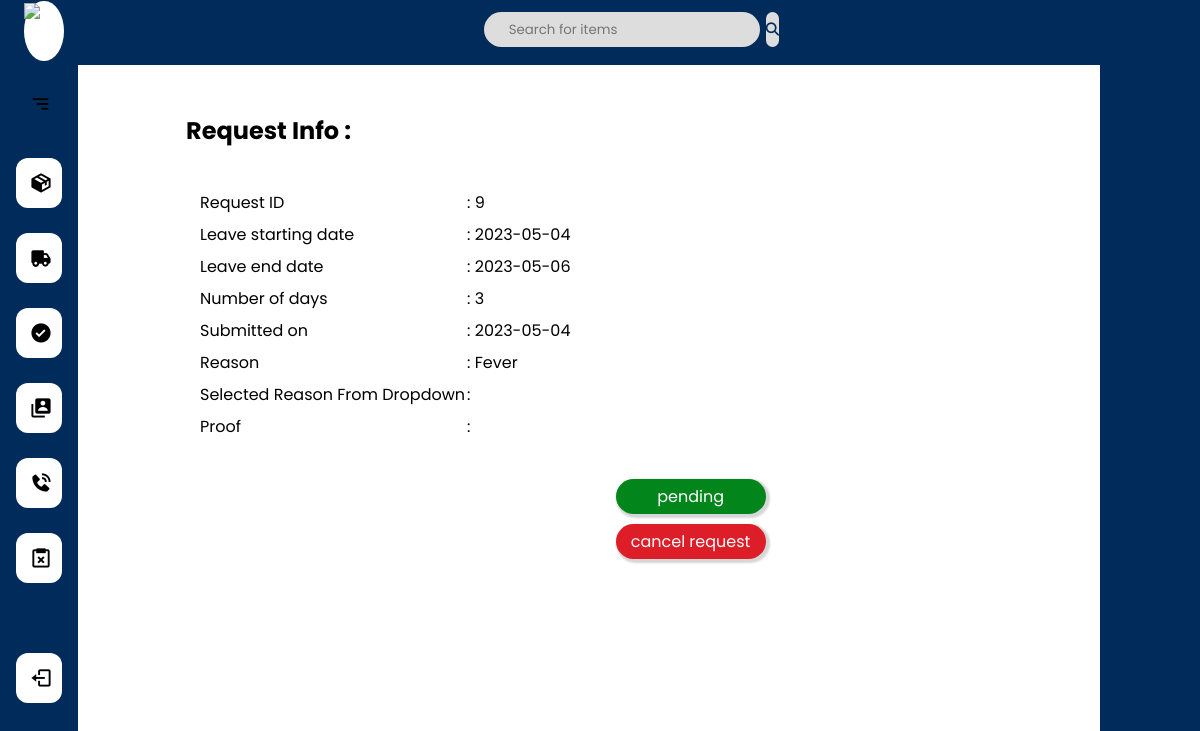
The app's page /delivery_person/view_req.php?req_id=9 (signed in) with its own data.
### tables this page shows
CREATE TABLE `leave_request` (
  `req_id` int(10) NOT NULL,
  `d_id` int(10) NOT NULL,
  `status` varchar(10) NOT NULL DEFAULT 'pending',
  `submit_date` date NOT NULL,
  `from_date` date NOT NULL,
  `to_date` date NOT NULL,
  `reason` text NOT NULL,
  `proof` blob NOT NULL
);

### delivery_person/view_req.php (the view, shortened to what this page needs)
<?php
require_once('navbar.php');
require_once('header.php');
?>
<!DOCTYPE html>
<html lang="en">
<head>
    <link rel="stylesheet" href="../css/delivery_person/view_req.css">
</head>
<body>
    <div class="content">
        <div class="topic"><h2 >Request Info :</h2></div>
        <div class="main_req">
            <?php
                $req_id = $_GET['req_id'];
                $stat="select * from leave_request where req_id ='$req_id'";
                $stat_result= mysqli_query($conn,$stat);
                $row_stat = mysqli_fetch_assoc($stat_result);
                $from_day = $row_stat['from_date'];
                $to_day = $row_stat['to_date'];
                $date1 = new DateTime($from_day);
                $date2 = new DateTime($to_day);
                $date3 = new DateTime($date2->format('Y-m-d') . ' +1 day');
                $difference = $date1->diff($date3);
            ?>
                <table class="req_detail">
                        <tr>
                            <td>Request ID </td><td>:   <?php echo $row_stat['req_id']; ?></td>
                        </tr>
                        <tr>
                            <td>Leave starting date </td><td>:   <?php echo $row_stat['from_date']; ?></td>
                        </tr>
                        <tr>
                            <td>Leave end date </td><td>:   <?php echo $row_stat['to_date']; ?></td>
                        </tr>
                        <tr>
                            <td>Number of days </td><td>:   <?php echo $difference->format('%a'); ?></td>
                        </tr>
                        <tr>
                            <td>Submitted on </td><td>:   <?php echo $row_stat['submit_date']; ?></td>
                        </tr>
                        <tr>
                            <td>Reason </td><td>:   <?php echo $row_stat['reason']; ?></td>
                        </tr>
                        <tr>
                            <td>Selected Reason From Dropdown</td><td>:   <?php echo $row_stat['selected_reason']; ?></td>
                        </tr>
                        <tr>
                            <td>Proof </td><td>: <img src="<?php echo $row_stat['proof']; ?>" alt="" class="proof"></td>
                        </tr>
                </table>
            <div class="status_btn">
            <?php
                    if($row_stat['status']=='pending')
                    {
            ?>
                    <button class="pending_req"><?php echo $row_stat['status'];?></button>
                    <button class="cancel_req" onclick="window.location.href='pro_cancel_req.php?req_id=<?php echo $row_stat['req_id']; ?>';">cancel request</button>
            <?php
                    }
                    elseif($row_stat['status']=='Accepted')
                    {
            ?>
                    <button class="accepted_req"><?php echo $row_stat['status'];?></button>
            <?php
                    }elseif($row_stat['status']=='Rejected')
                    {
            ?>
                    <button class="rejected_req"><?php echo $row_stat['status'];?></button>
            <?php
                    }
            ?>
            </div>
        </div>
    </div>
</body>
</html>

### css/delivery_person/navbar.css (style rules this page uses)
* { margin: 0; padding: 0; box-sizing: border-box; font-family: "Poppins", sans-serif; --color-hover: #002B5B; --transition: all 0.2s ease; }

### css/delivery_person/header.css (style rules this page uses)
body { margin: 0%; font-family:'Gill Sans', 'Gill Sans MT', Calibri, 'Trebuchet MS', sans-serif; }

### css/delivery_person/view_req.css (style rules this page uses)
body { margin: 0%; }
.content { width: 100%; height: 90%; position: fixed; top: 65px; left: 78px; transition: var(--transition); overflow: scroll; }
.topic { float: left; margin-top: 4%; margin-left: 9%; position: absolute; }
.main_req { margin-top: 10%; margin-top: 10%; }
.req_detail { margin-left: 10%; }
.req_detail td { height: 30px; }
.status_btn { margin: 3%; margin-left: 10%; }
.status_btn button { border-radius: 50px; border:none; width:150px; height: 35px; color: white; text-align: center; text-decoration: none; font-size: 16px; box-shadow: 2px 2px 2px 2px #cccc; }
.pending_req { padding: 3px 3px; margin-left: 40%; background-color: rgb(2, 134, 28); cursor: default !important; }
.cancel_req { padding: 3px 3px; margin-top: 10px; margin-left: 40%; background-color: #DD1D28; cursor: pointer; }

### records on screen
leave_request: req_id "9", from_date "2023-05-04", to_date "2023-05-06", $difference->format('%a') "3", submit_date "2023-05-04", reason "Fever", status "pending"
